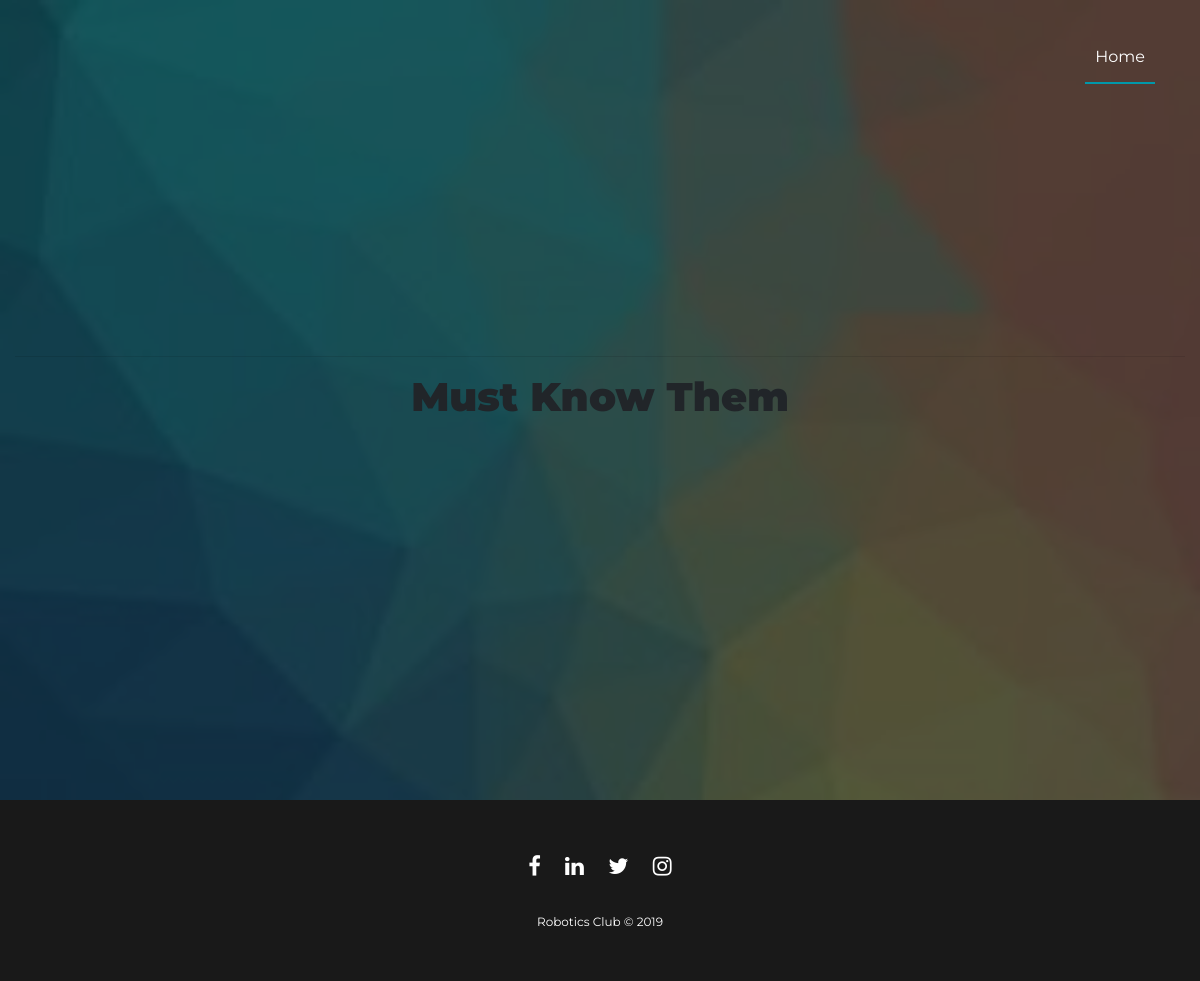
Before: /mustknow/ with the older database file.
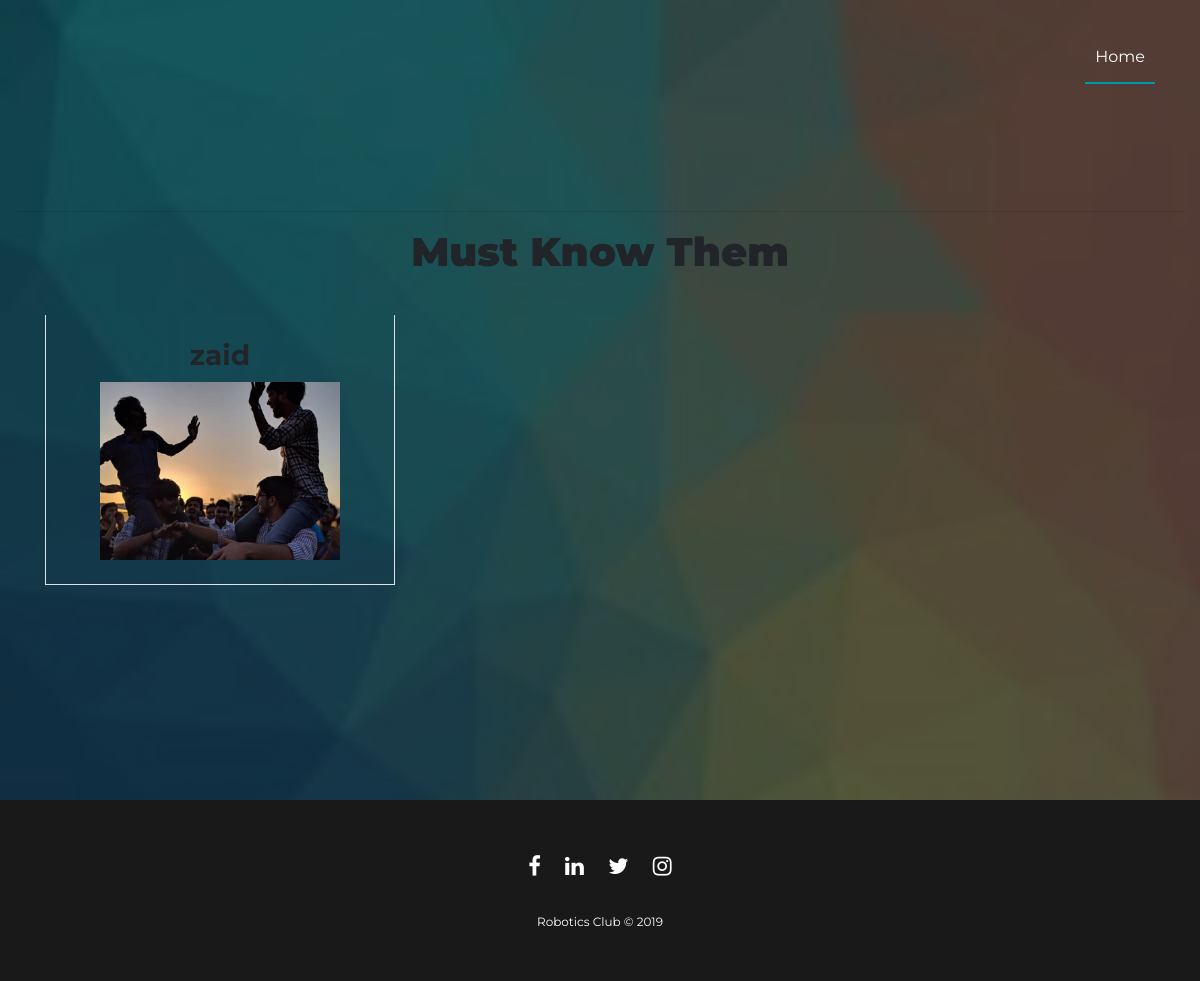
After: the same page with the newer database file.
### registration/models.py (models this page shows)
class MustKnowPeople(models.Model):
	name=models.CharField(max_length=100)
	year=models.IntegerField()
	description=models.CharField(max_length=500)
	contact=models.CharField(max_length=500)
	image1= models.ImageField(upload_to='images',blank=True)

### registration/views.py (the view)
# urls.py: url(r'^mustknow/$',stores_views.MustKnowView.as_view(), name='mustknow'),
class MustKnowView(ListView):
    template_name="mustknow.html"
    model=MustKnowPeople

### templates/mustknow.html (shortened to what this page needs)
{% extends "account/base.html" %}
{% load crispy_forms_tags %}
{% load i18n %}
{% block content %}
<hr>
<body>
	<h2><font style="text-align: center; font-size: 40px"><strong>Must Know Them</strong></font></h2><br>
<section class="ftco-section">
	<div class="container">
		<div class="row">
{% for object in object_list %}
          <div class="col-md-6 col-lg-4 ftco-animate" style="margin-bottom: 20px">
            <div class="blog-entry">
              <div class="text border border-top-0 p-4">
                <h3 class="heading">{{object.name}}</h3>
                <img src="{{ object.image1.url }}" width="240">
              </div>
            </div>
          </div>
          {% endfor %}
	</div>
</div>
</section>
</body>
{%endblock%}

Changed rows visible on the page:
added MustKnowPeople: name "zaid", image1 (picture)
